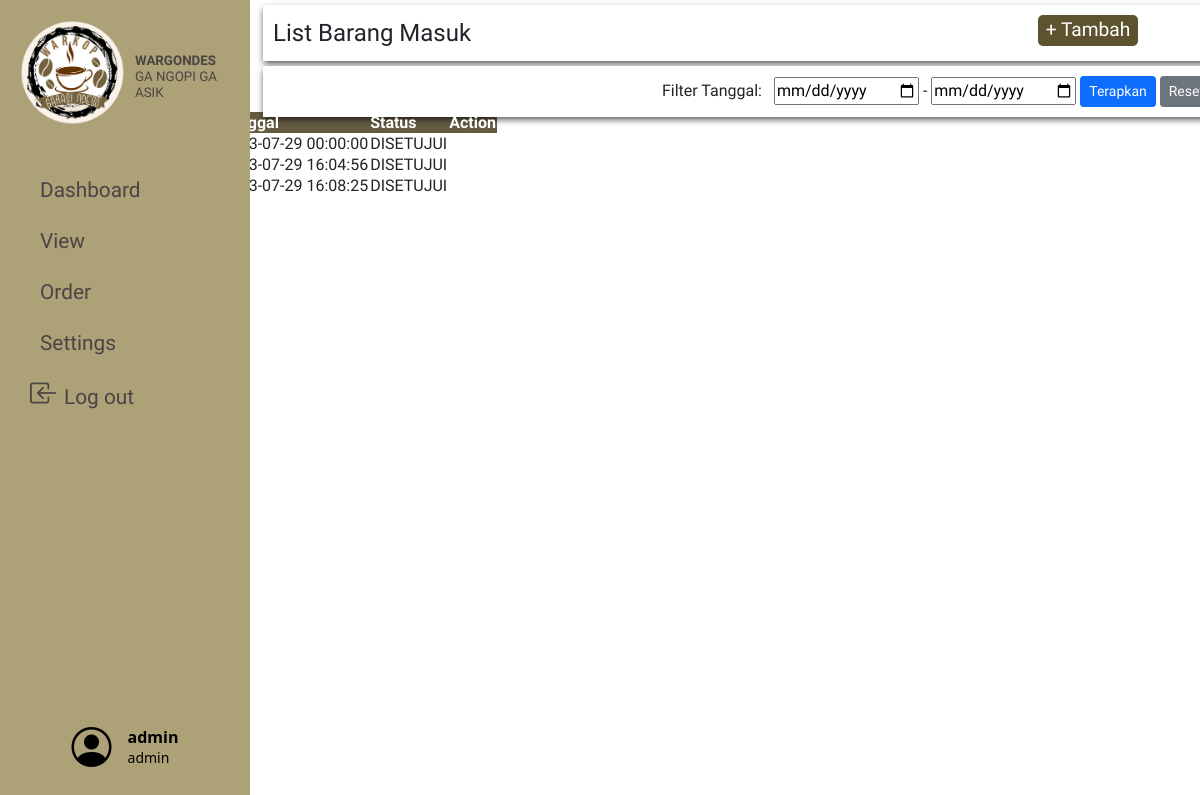
The page /php/orderPurchasePage.php (signed in) on the database as committed earlier.
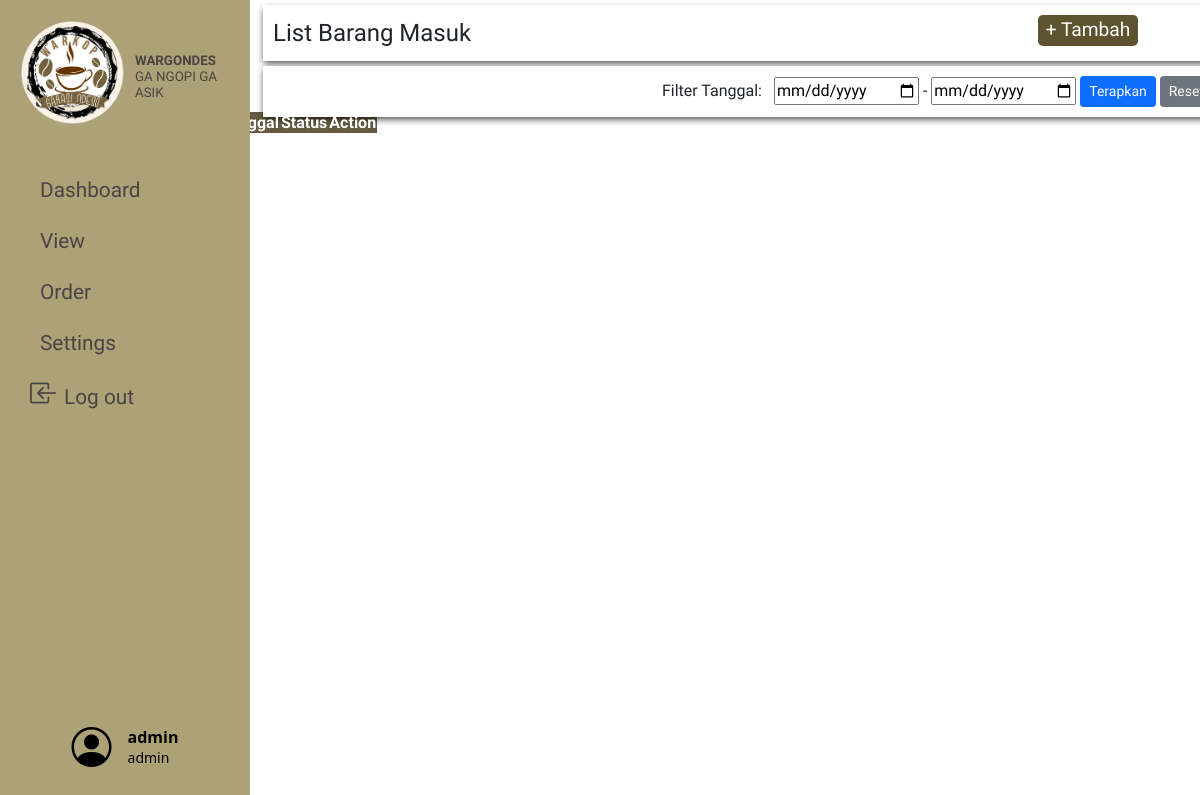
The same page on the database as committed later.
### tables this page shows
CREATE TABLE `barangmasuk` (
  `id_barangmasuk` int(11) NOT NULL,
  `id_kopi` int(11) NOT NULL,
  `id_supplier` int(11) DEFAULT NULL,
  `tanggal_barangmasuk` datetime NOT NULL DEFAULT current_timestamp(),
  `qty` int(11) NOT NULL,
  `status` enum('DIPROSES','DISETUJUI','DITOLAK','') NOT NULL DEFAULT 'DIPROSES'
);

### php/orderPurchasePage.php (the view, shortened to what this page needs)
<html>
	<head>
	</head>
	<?php
		include('../include/header.php');
		include('../include/navbar.php');
		include('../database/db.php');
	?>
<body style="background:url('https://img.freepik.com/free-photo/right-corner-coffee-beans-with-copy-space_23-2148255026.jpg?w=826&t=st=1690722306~exp=1690722906~hmac=857df898b9099e272b7c4738dd9a2e88d4b1ef4aa3c55a6ebd3c8b798e20c916');background-repeat:no-repeat;
background-position: center center;background-size: cover;">
	<div class="label clientOrder">
		List Barang Masuk
		<button id="myBtn" style="width:100px;">+ Tambah</button>
	</div>
	<form class="label" style="margin-bottom:-5px;font-size: 16px;text-align:right;">
		Filter Tanggal:
		<input type="date" name="min" style="margin-left: 8px;" /> -
		<input type="date" name="max" />
		<button class="btn btn-primary btn-sm">Terapkan</button>
		<a href="/inventory/php/orderPurchasePage.php" class="btn btn-secondary btn-sm">Reset</a>
	</form>
		<table id="purchaseOrder_list" class="display">
			<thead>
				<tr>
					<th>Id</th>
					<th>Supplier</th>
					<th>Nama Kopi</th>
					<th>Quantity</th>
					<th>Tanggal</th>
					<th>Status</th>
					<th>Action</th>
				</tr>
			</thead>
			<tbody>
				<?php
					$sql = "";
					if(isset($_GET['min']) && isset($_GET['max'])) {
						$sql .= "SELECT * FROM barangmasuk JOIN kopi ON barangmasuk.id_kopi=kopi.id_kopi JOIN supplier ON barangmasuk.id_supplier=supplier.id_supplier WHERE tanggal_barangmasuk BETWEEN '" . $_GET['min'] . "' AND '" . $_GET['max'] ."'";
					} else {
						$sql .= "SELECT * FROM barangmasuk JOIN kopi ON barangmasuk.id_kopi=kopi.id_kopi JOIN supplier ON barangmasuk.id_supplier=supplier.id_supplier";
					}
					$result = $conn->query($sql);
				?>
					<?php if ($result->num_rows > 0): ?>
						<?php while($row = $result->fetch_assoc()): ?>
							<tr>
								<td><?php echo $row["id_barangmasuk"]; ?></td>
								<td><?php echo $row["nama_supplier"]; ?></td>
								<td><?php echo $row["namakopi"]; ?></td>
								<td><?php echo $row["qty"]; ?></td>
								<td><?php echo $row["tanggal_barangmasuk"]; ?></td>
								<td><?php echo $row["status"]; ?></td>
								<td>
								</td>
							</tr>
						<?php endwhile; ?>
					<?php endif; ?>
			</tbody>
		</table>
</body>
</html>

Rows that differ between the two databases and show on the page:
removed barangmasuk: tanggal_barangmasuk "2023-07-29 00:00:00", status "DISETUJUI"
removed barangmasuk: tanggal_barangmasuk "2023-07-29 16:04:56", status "DISETUJUI"
removed barangmasuk: tanggal_barangmasuk "2023-07-29 16:08:25", status "DISETUJUI"
